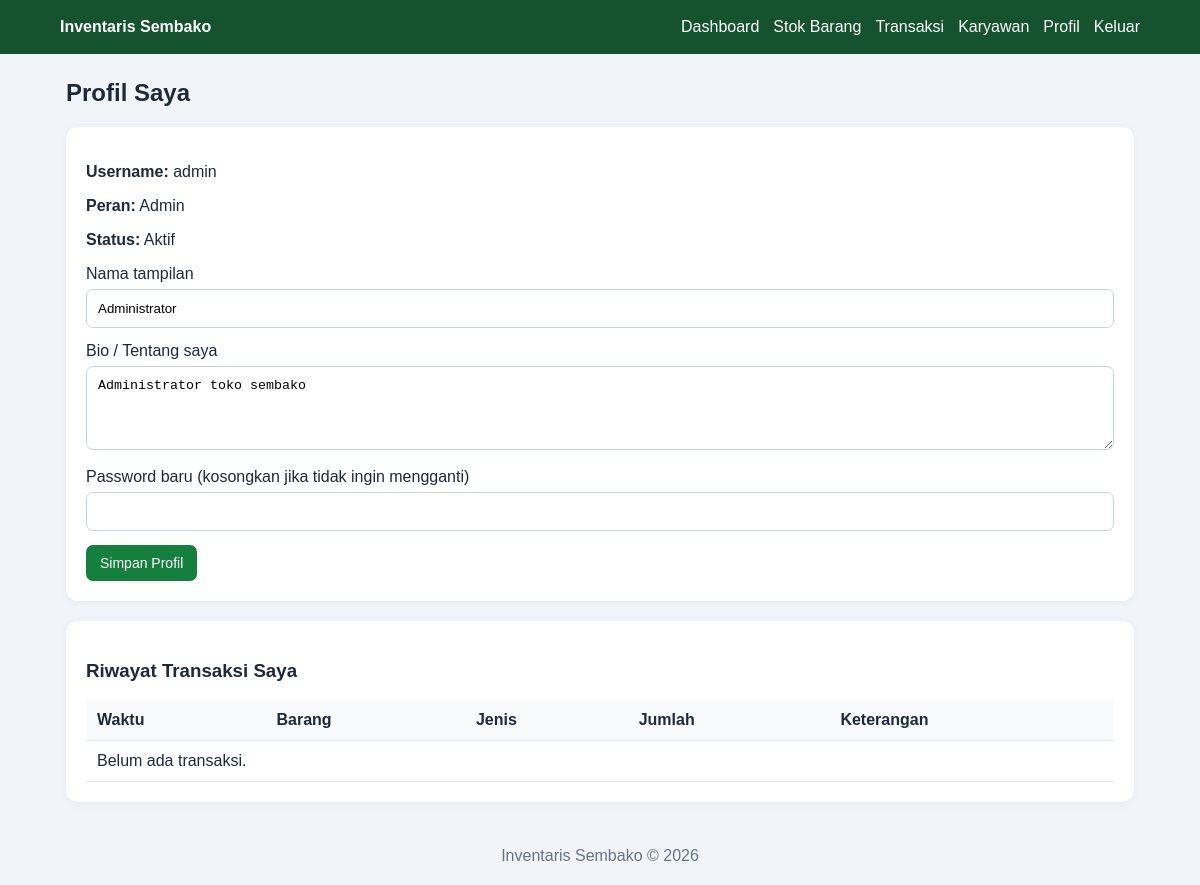
/profil (signed in), run on an earlier commit of the app's database.
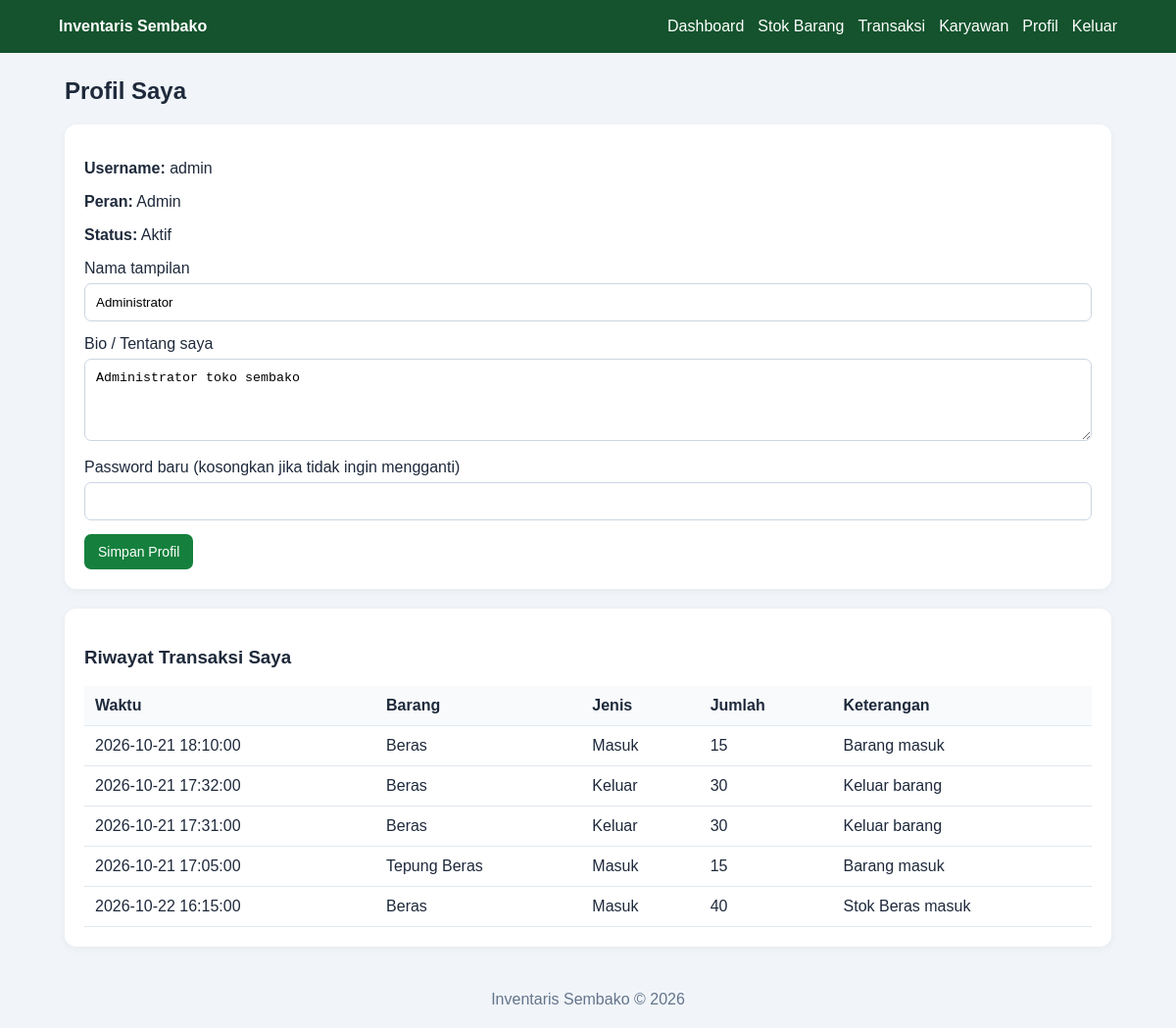
And on a later commit of the database.
### tables this page shows
CREATE TABLE transaksi (
        id INTEGER PRIMARY KEY AUTOINCREMENT,
        barang_id INTEGER NOT NULL,
        user_id INTEGER NOT NULL,
        jenis TEXT NOT NULL CHECK(jenis IN ('masuk', 'keluar')),
        jumlah INTEGER NOT NULL CHECK(jumlah > 0),
        keterangan TEXT NOT NULL DEFAULT '',
        waktu TEXT NOT NULL,
        FOREIGN KEY(barang_id) REFERENCES barang(id),
        FOREIGN KEY(user_id) REFERENCES users(id)
    );

CREATE TABLE barang (
        id INTEGER PRIMARY KEY AUTOINCREMENT,
        nama TEXT UNIQUE NOT NULL,
        kategori TEXT NOT NULL DEFAULT 'Sembako',
        stok INTEGER NOT NULL DEFAULT 0 CHECK(stok >= 0),
        satuan TEXT NOT NULL DEFAULT 'pcs',
        harga REAL NOT NULL DEFAULT 0 CHECK(harga >= 0)
    );

### app.py (the view, shortened to what this page needs)
@app.route("/profil", methods=["GET", "POST"])
@login_required
def profil():
    db = get_db()
    riwayat = db.execute("""
        SELECT t.*, b.nama AS nama_barang
        FROM transaksi t JOIN barang b ON b.id = t.barang_id
        WHERE t.user_id = ?
        ORDER BY t.id DESC LIMIT 30
    """, (g.user["id"],)).fetchall()
    return render_template(
        "profil.html", profil=g.user, riwayat=riwayat, mode="sendiri"
    )

### app.py (called while the page is built)
def get_db():
    if "db" not in g:
        g.db = sqlite3.connect(DATABASE)
        g.db.row_factory = sqlite3.Row
        g.db.execute("PRAGMA foreign_keys = ON")
    return g.db

@app.before_request
def load_logged_in_user():
    user_id = session.get("user_id")
    g.user = None
    if user_id is not None:
        g.user = get_db().execute(
            "SELECT * FROM users WHERE id = ? AND aktif = 1",
            (user_id,)
        ).fetchone()
        if g.user is None:
            session.clear()

def login_required(view):
    @wraps(view)
    def wrapped_view(*args, **kwargs):
        if g.user is None:
            flash("Silakan login terlebih dahulu.", "warning")
            return redirect(url_for("index"))
        return view(*args, **kwargs)
    return wrapped_view

### templates/profil.html (shortened to what this page needs)
{% extends "base.html" %}
{% block content %}
<h2>
    {% if mode == 'admin' %}
        Profil Karyawan
    {% else %}
        Profil Saya
    {% endif %}
</h2>
<div class="card">
    <p><strong>Username:</strong> {{ profil['username'] }}</p>
    <p><strong>Peran:</strong> {{ profil['role']|title }}</p>
    <p><strong>Status:</strong> {{ 'Aktif' if profil['aktif'] else 'Nonaktif' }}</p>
    {% if mode == 'sendiri' %}
    <form method="post">
        <label>Nama tampilan</label>
        <input name="nama" value="{{ profil['nama'] }}" required>
        <label>Bio / Tentang saya</label>
        <textarea name="bio" rows="4" placeholder="Ceritakan sedikit tentang diri kamu">{{ profil['bio'] }}</textarea>
        <label>Password baru (kosongkan jika tidak ingin mengganti)</label>
        <input type="password" name="password" minlength="6" autocomplete="new-password">
        <button type="submit">Simpan Profil</button>
    </form>
    {% else %}
    <p><strong>Bio:</strong> {{ profil['bio'] or 'Belum mengisi bio.' }}</p>
    {% endif %}
</div>
<div class="card">
    <h3>Riwayat Transaksi {{ 'Karyawan' if mode == 'admin' else 'Saya' }}</h3>
    <div class="table-wrap">
    <table>
        <tr><th>Waktu</th><th>Barang</th><th>Jenis</th><th>Jumlah</th><th>Keterangan</th></tr>
        {% for t in riwayat %}
        <tr>
            <td>{{ t['waktu'] }}</td>
            <td>{{ t['nama_barang'] }}</td>
            <td>{{ t['jenis']|title }}</td>
            <td>{{ t['jumlah'] }}</td>
            <td>{{ t['keterangan'] or '-' }}</td>
        </tr>
        {% else %}
        <tr><td colspan="5">Belum ada transaksi.</td></tr>
        {% endfor %}
    </table>
    </div>
</div>
{% endblock %}

What changed in the data, as far as the page shows it:
added transaksi: waktu "2026-10-21 18:10:00", nama_barang "Beras", jenis "Masuk", jumlah "15", keterangan "Barang masuk"
added transaksi: waktu "2026-10-21 17:32:00", nama_barang "Beras", jenis "Keluar", jumlah "30", keterangan "Keluar barang"
added transaksi: waktu "2026-10-21 17:31:00", nama_barang "Beras", jenis "Keluar", jumlah "30", keterangan "Keluar barang"
added transaksi: waktu "2026-10-21 17:05:00", nama_barang "Tepung Beras", jenis "Masuk", jumlah "15", keterangan "Barang masuk"
added transaksi: waktu "2026-10-22 16:15:00", nama_barang "Beras", jenis "Masuk", jumlah "40", keterangan "Stok Beras masuk"
Also different on the page:
text no longer shown: "Belum ada transaksi."
